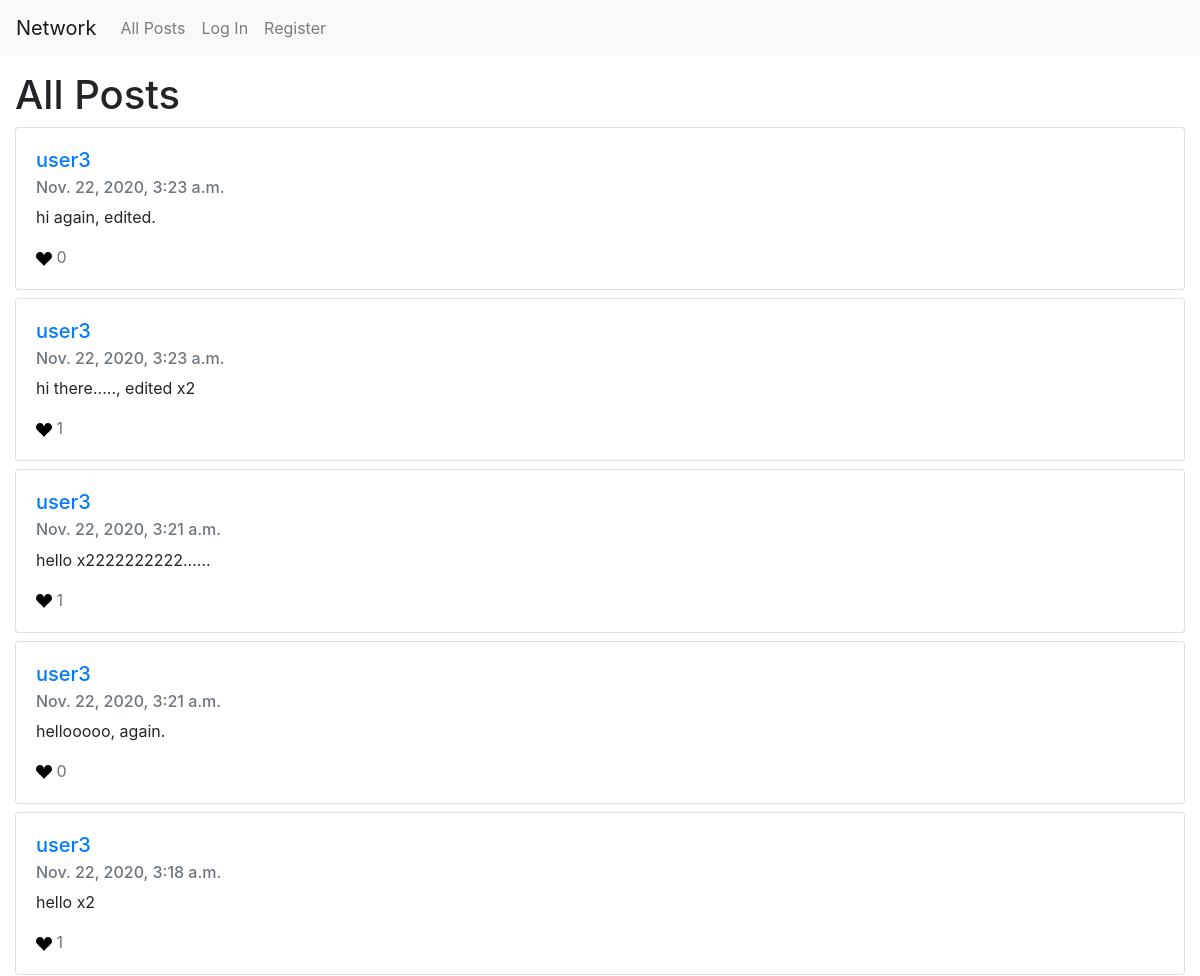
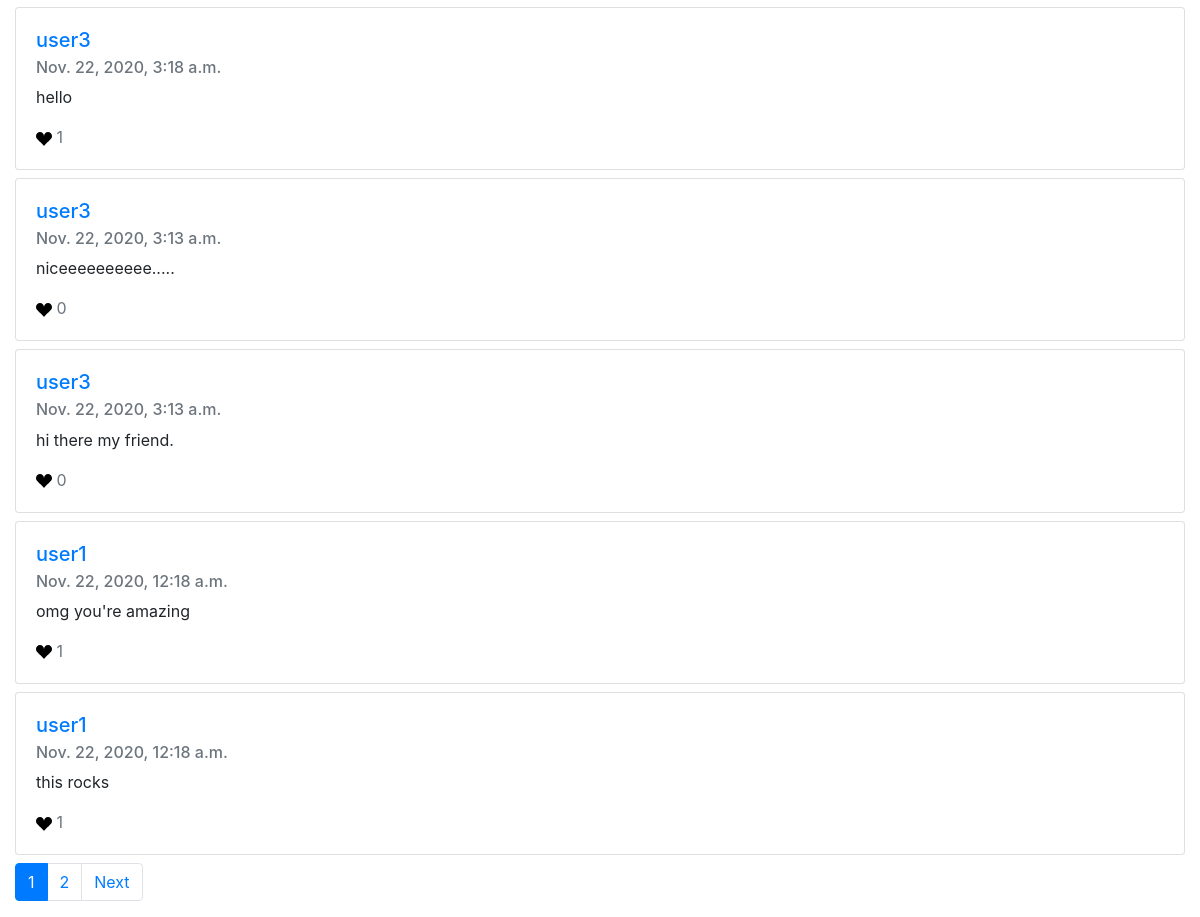
The page / on the database its author committed (2 pictures, top to bottom).
### network/models.py (models this page shows)
class Post(models.Model):
    content = models.TextField(verbose_name="New Post")
    timestamp = models.DateTimeField(auto_now_add=True)
    creator = models.ForeignKey(User, on_delete=models.CASCADE, related_name="posts")
    likes = models.ManyToManyField(User, blank=True)

class User(AbstractUser):
    following = models.ManyToManyField("self", symmetrical=False, blank=True, related_name="followers")

### network/views.py (the view)
# urls.py: path("", views.index, name="index"),
def index(request):
    posts = Post.objects.all().order_by("-timestamp")
    page_obj = paginate_posts(request, posts)
    return render(request, "network/index.html", {
        "posts": page_obj,
        "feed": True
    })

### network/views.py (called while the page is built)
def paginate_posts(request, posts):
    paginator = Paginator(posts, 10)
    page_number = request.GET.get('page')
    return paginator.get_page(page_number)

### network/templates/network/index.html (shortened to what this page needs)
{% extends "network/posts.html" %}
{% load static %}
{% block top-matter %}
    <h1>All Posts</h1>
{% endblock %}

### network/templates/network/posts.html (shortened to what this page needs)
{% extends "network/layout.html" %}
{% load static %}
{% block body %}
    <div class="top-matter">
        {% block top-matter %}
        {% endblock %}
    </div>
    <div class="feed">
        {% for post in posts %}
        <div class="card mb-2">
            <div class="card-body">
                <a href="{% url 'profile' post.creator.username %}">
                    <h5 class="card-title">{{ post.creator }}</h5>
                </a>
                <h6 class="card-subtitle mb-2 text-muted">{{ post.timestamp }}</h6>
                <p class="card-text" id="post-content-{{ post.id }}">{{ post.content }}</p>
                <p class="card-text text-muted">
                    <svg width="1em"
                         height="1em"
                         viewBox="0 0 16 16"
                         xmlns="http://www.w3.org/2000/svg"
                         id="{{ post.id }}"
                         data-post="{{ post.id }}"
                         class="bi bi-suit-heart-fill"
                         fill="
                            {% if user in post.likes.all %}
                            red
                            {% else %}
                            black
                            {% endif %}">
                        <path d="M4 1c2.21 0 4 1.755 4 3.92C8 2.755 9.79 1 12 1s4 1.755 4 3.92c0 3.263-3.234 4.414-7.608 9.608a.513.513 0 0 1-.784 0C3.234 9.334 0 8.183 0 4.92 0 2.755 1.79 1 4 1z"/>
                    </svg>
                    <span id="like-count-{{ post.id }}">{{ post.likes.all|length }}</span>
                </p>
            </div>
        </div>
        {% empty %}
        <p>No posts.</p>
        {% endfor %}
    </div>
    {% if posts.paginator.num_pages > 1 %}
        <nav aria-label="Posts pages">
            <ul class="pagination">
                {% for page in posts.paginator.page_range %}
                {% if page == posts.number %}
                <li class="page-item active" aria-current="page">
                    <a class="page-link" href="?page={{ page }}">{{ page }} <span class="sr-only">(current)</span></a>
                </li>
                {% else %}
                <li class="page-item"><a class="page-link" href="?page={{ page }}">{{ page }}</a></li>
                {% endif %}
                {% endfor %}
                {% if posts.has_next %}
                <li class="page-item">
                    <a class="page-link" href="?page={{ posts.next_page_number }}">Next</a>
                </li>
                {% endif %}
            </ul>
        </nav>
    {% endif %}
{% endblock %}

### network/static/network/styles.css (style rules this page uses)
.bi { cursor: pointer; }

### rows shown on the page
Post: creator "user3", timestamp "Nov. 22, 2020, 3:23 a.m.", content "hi again, edited.", likes.all|length "0"
Post: creator "user3", timestamp "Nov. 22, 2020, 3:23 a.m.", content "hi there....., edited x2", likes.all|length "1"
Post: creator "user3", timestamp "Nov. 22, 2020, 3:21 a.m.", content "hello x2222222222......", likes.all|length "1"
Post: creator "user3", timestamp "Nov. 22, 2020, 3:21 a.m.", content "hellooooo, again.", likes.all|length "0"
Post: creator "user3", timestamp "Nov. 22, 2020, 3:18 a.m.", content "hello x2", likes.all|length "1"
Post: creator "user3", timestamp "Nov. 22, 2020, 3:18 a.m.", content "hello", likes.all|length "1"
Post: creator "user3", timestamp "Nov. 22, 2020, 3:13 a.m.", content "niceeeeeeeeee.....", likes.all|length "0"
Post: creator "user3", timestamp "Nov. 22, 2020, 3:13 a.m.", content "hi there my friend.", likes.all|length "0"
Post: creator "user1", timestamp "Nov. 22, 2020, 12:18 a.m.", content "omg you're amazing", likes.all|length "1"
Post: creator "user1", timestamp "Nov. 22, 2020, 12:18 a.m.", content "this rocks", likes.all|length "1"

### other values the page prints
{{ page }} "1"
{{ page }} "2"
